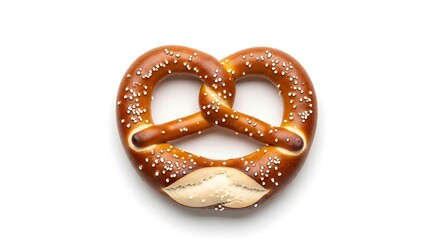
#> input picture Assets/Maps/test_image2.jpg, 440 x 240 px
$ python -i map_generator.py   (imports and definitions only)
#> lines starting #> are read from the running program, lines starting #| are printed output that depends on the picture
import os
import random
import math
from PIL import Image

# MAP_SIZE = 200
MAP_WIDTH = 60
MAP_HEIGHT = 33
WALL = "*"
OPEN = "."
MIN_WALL_PERCENT = 10
MAX_WALL_PERCENT = 60
MIN_OPEN_REGION_PERCENT = 30
TANK1 = 'T'
TANK2 = 'L'

def load_image_as_grayscale(image_path):
    if not os.path.isfile(image_path):
        raise FileNotFoundError("Image not found: " + image_path)

    image = Image.open(image_path)
    grayscale_image = image.convert("L")
    return grayscale_image

def resize_image(grayscale_image, target_width=MAP_WIDTH, target_height=MAP_HEIGHT):
    original_width, original_height = grayscale_image.size

    width_scale = target_width / original_width
    height_scale = target_height / original_height
    scale = min(width_scale, height_scale)

    new_width = max(1, round(original_width * scale))
    new_height = max(1, round(original_height * scale))

    resized = grayscale_image.resize((new_width, new_height), resample=Image.BOX)

    canvas = Image.new("L", (target_width, target_height), color=0)
    x_offset = (target_width - new_width) // 2
    y_offset = (target_height - new_height) // 2
    canvas.paste(resized, (x_offset, y_offset))

    return canvas

def get_pixels(grayscale_image):
    width, height = grayscale_image.size
    pixels = []
    for y in range(height):
        row = []
        for x in range(width):
            value = grayscale_image.getpixel((x, y))
            row.append(value)
        pixels.append(row)
    return pixels

#Otsu method implementation
def find_threshold(pixels):

    counts = [0] * 256
    total_pixels = 0
    for row in pixels:
        for value in row:
            counts[value] += 1
            total_pixels += 1

    overall_brightness_sum = 0
    for brightness in range(256):
        overall_brightness_sum += brightness * counts[brightness]

    best_threshold = 0
    best_score = -1

    dark_count = 0
    dark_brightness_sum = 0

    for threshold in range(256):
        dark_count += counts[threshold]
        dark_brightness_sum += threshold * counts[threshold]
        light_count = total_pixels - dark_count

        if dark_count == 0 or light_count == 0:
            continue

        dark_average = dark_brightness_sum / dark_count
        light_brightness_sum = overall_brightness_sum - dark_brightness_sum
        light_average = light_brightness_sum / light_count

        dark_weight = dark_count / total_pixels
        light_weight = light_count / total_pixels
        difference = dark_average - light_average
        score = dark_weight * light_weight * difference * difference

        if score > best_score:
            best_score = score
            best_threshold = threshold

    return best_threshold

""" Simple implementation
    THRESHOLD = 128   # pixels 0-128 = wall, 129-255 = open """

def pixels_to_map(pixels, threshold):
    char_map = []
    for row in pixels:
        map_row = []
        for value in row:
            if value <= threshold:
                map_row.append(WALL)
            else:
                map_row.append(OPEN)
        char_map.append(map_row)
    return char_map

def count_walls(char_map):
    wall_count = 0
    for row in char_map:
        for cell in row:
            if cell == WALL:
                wall_count += 1
    return wall_count

def get_wall_percentage(char_map):
    total_cells = len(char_map) * len(char_map[0])
    walls = count_walls(char_map)
    return (walls / total_cells) * 100

def find_largest_open_region(char_map):
    rows = len(char_map)
    columns = len(char_map[0])

    visited = []
    for r in range(rows):
        visited.append([False] * columns)

    largest_size = 0

    for r in range(rows):
        for c in range(columns):
            if char_map[r][c] == WALL:
                continue
            if visited[r][c]:
                continue

            region_size = 0
            stack = [(r, c)]
            visited[r][c] = True

            while len(stack) > 0:
                current_row, current_column = stack.pop()
                region_size += 1

                neighbors = [
                    (current_row - 1, current_column),
                    (current_row + 1, current_column),
                    (current_row, current_column - 1),
                    (current_row, current_column + 1),
                ]

                for neighbor_row, nc in neighbors:
                    if neighbor_row < 0 or neighbor_row >= rows:
                        continue
                    if nc < 0 or nc >= columns:
                        continue
                    if char_map[neighbor_row][nc] == WALL:
                        continue
                    if visited[neighbor_row][nc]:
                        continue

                    visited[neighbor_row][nc] = True
                    stack.append((neighbor_row, nc))

            if region_size > largest_size:
                largest_size = region_size

    return largest_size

def check_map_is_valid(char_map):
    wall_percent = get_wall_percentage(char_map)
    total_cells = len(char_map) * len(char_map[0])

    if wall_percent >= 100:
        return False, "Image is entirely dark. map is 100% walls."

    if wall_percent <= 0:
        return False, "Image is entirely light. map has 0% walls."

    if wall_percent < MIN_WALL_PERCENT:
        return False, (
            "Wall percentage is " + str(round(wall_percent, 1)) + "%, "
            "below the minimum of " + str(MIN_WALL_PERCENT) + "%. "
            "The map would be too empty."
        )

    if wall_percent > MAX_WALL_PERCENT:
        return False, (
            "Wall percentage is " + str(round(wall_percent, 1)) + "%, "
            "above the maximum of " + str(MAX_WALL_PERCENT) + "%."
        )

    largest_region = find_largest_open_region(char_map)
    region_pct = (largest_region / total_cells) * 100

    if region_pct < MIN_OPEN_REGION_PERCENT:
        return False, (
            "Largest open region is only " + str(round(region_pct, 1)) + "% "
            "of the map (minimum required: " + str(MIN_OPEN_REGION_PERCENT) + "%)."
        )

    return True, "OK"

def remove_isolated_walls(char_map):
    rows = len(char_map)
    columns = len(char_map[0])

    new_map = []
    for row in char_map:
        new_map.append(row[:])

    for r in range(rows):
        for c in range(columns):
            if char_map[r][c] != WALL:
                continue

            has_wall_neighbor = False

            if r > 0 and char_map[r - 1][c] == WALL:
                has_wall_neighbor = True
            if r < rows - 1 and char_map[r + 1][c] == WALL:
                has_wall_neighbor = True
            if c > 0 and char_map[r][c - 1] == WALL:
                has_wall_neighbor = True
            if c < columns - 1 and char_map[r][c + 1] == WALL:
                has_wall_neighbor = True

            if not has_wall_neighbor:
                new_map[r][c] = OPEN

    return new_map

def add_tank_spawns(char_map):
    rows = len(char_map)
    columns = len(char_map[0])
    open_spots = []

    # Find all open floor coordinates
    for r in range(rows):
        for c in range(columns):
            if char_map[r][c] == OPEN:
                open_spots.append((r, c))

    # if map is too small
    if len(open_spots) < 2:
        return char_map

    # shuffle open spaces to pick on at random
    random.shuffle(open_spots)
    t_row, t_col = open_spots[0]
    char_map[t_row][t_col] = TANK1

    # find a space that is far enough away from the other tank
    min_distance = min(rows, columns) // 3
    l_row, l_col = open_spots[1]

    # calculate the straight line distance between 2 points
    for r, c in open_spots[1:]:
        distance = math.sqrt((r-t_row)**2 + (c - t_col)**2)
        if distance >= min_distance:
            l_row, l_col = r, c
            break

    char_map[l_row][l_col] = TANK2

    return char_map

def write_map_to_file(char_map, output_path):
    output_directory = os.path.dirname(output_path)
    if output_directory:
        os.makedirs(output_directory, exist_ok=True)

    with open(output_path, "w", encoding="utf-8") as f:
        for row in char_map:
            line = ""
            for cell in row:
                line += cell
            f.write(line + "\n")

def generate_map(image_path, output_path):
    # Step 1: Load the image
    try:
        image = load_image_as_grayscale(image_path)
#> in load_image_as_grayscale, image is the input picture: PIL image 440x240 RGB; mean R, G, B 235.2, 221.1, 211.7
#> in load_image_as_grayscale, `grayscale_image = image.convert("L")`:
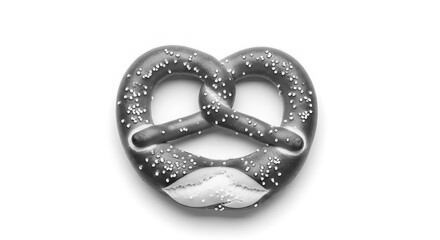
#> grayscale_image: PIL image 440x240 L; min 16, max 255, mean 224.3
    except FileNotFoundError as error:
        return False, str(error)
    except Exception as error:
        return False, "Failed to load image: " + str(error)

    # Step 2: Resize to fit the map grid
    resized = resize_image(image)
#> in resize_image, `resized = grayscale_image.resize((new_width, new_height), resample=Ima..`:
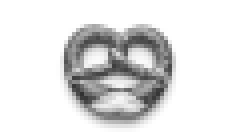
#> resized: PIL image 60x33 L (shown 4 times larger); min 49, max 255, mean 224.2
#> in resize_image, `canvas = Image.new("L", (target_width, target_height), color=0)`: canvas: PIL image 60x33 L; every value is 0

    # Step 3: Get the pixel values as a 2D list
    pixels = get_pixels(resized)
#> after the loop in get_pixels, `for y in range(height):`: pixels = 33 items
#> pixels = 33 items

    # Step 4: Find the best threshold to separate dark and light
    threshold = find_threshold(pixels)
#> the loop in find_threshold, `for row in pixels:` made 33 passes
#> after the loop in find_threshold, `for row in pixels:`: counts = 256 values, max 1274 at index 255, min 0 at index 0, mean 7.73; total_pixels = 1980
#> the loop in find_threshold, `for brightness in range(256):` made 256 passes
#> overall_brightness_sum on passes 1 to 3: 0, 0, 0
#> after the loop in find_threshold, `for brightness in range(256):`: overall_brightness_sum = 443925
#> the loop in find_threshold, `for threshold in range(256):` made 256 passes
#> (dark_count, dark_brightness_sum, light_count, dark_average, light_brightness_sum, light_average, dark_weight, light_weight) on passes 50, 56, 57, 58, 60, 61, 62, 63, 64, 67, 68, 70: (1, 49, 1979, 49, 443876, 224.3, 0.000505, 0.999), (2, 104, 1978, 52, 443821, 224.4, 0.00101, 0.999), (3, 160, 1977, 53.33, 443765, 224.5, 0.00152, 0.998), (4, 217, 1976, 54.25, 443708, 224.5, 0.00202, 0.998), (5, 276, 1975, 55.2, 443649, 224.6, 0.00253, 0.997), (6, 336, 1974, 56, 443589, 224.7, 0.00303, 0.997), (8, 458, 1972, 57.25, 443467, 224.9, 0.00404, 0.996), (9, 520, 1971, 57.78, 443405, 225, 0.00455, 0.995), (10, 583, 1970, 58.3, 443342, 225, 0.00505, 0.995), (11, 649, 1969, 59, 443276, 225.1, 0.00556, 0.994), (14, 850, 1966, 60.71, 443075, 225.4, 0.00707, 0.993), (18, 1126, 1962, 62.56, 442799, 225.7, 0.00909, 0.991)
#> (dark_count, dark_brightness_sum, light_count) on passes 1 to 6: (0, 0, 1980), (0, 0, 1980), (0, 0, 1980), (0, 0, 1980), (0, 0, 1980), (0, 0, 1980)

    # Step 5: Convert pixels to wall/open characters
    char_map = pixels_to_map(pixels, threshold)
#> the loop in pixels_to_map, `for row in pixels:` made 33 passes

    # Step 6: Check if the map is valid as-is
    is_valid, reason = check_map_is_valid(char_map)
#> the loop in count_walls, `for row in char_map:` made 33 passes

    # Step 7: If the problem is too many walls, try cleaning up
    if not is_valid and get_wall_percentage(char_map) > MAX_WALL_PERCENT:
        char_map = remove_isolated_walls(char_map)
        is_valid, reason = check_map_is_valid(char_map)

    # add the tank spawn locations
    char_map = add_tank_spawns(char_map)

    # Step 8: If still not valid, report the error
    if not is_valid:
        return False, reason

    # Step 9: Write the map to the output file
    write_map_to_file(char_map, output_path)
#> the loop in write_map_to_file, `for row in char_map:` made 33 passes
    return True, char_map

>>> result = generate_map('Assets/Maps/test_image2.jpg', 'out.png')

$ run again, on Assets/Maps/test_image3.jpg
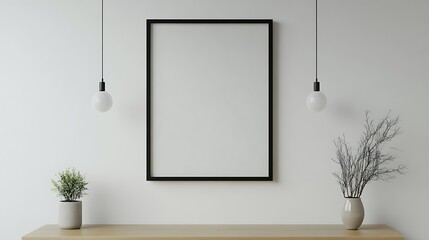
#> input picture Assets/Maps/test_image3.jpg, 429 x 240 px
#> in load_image_as_grayscale, image is the input picture: PIL image 429x240 RGB; mean R, G, B 184.4, 185.4, 181.5
#> in load_image_as_grayscale, `grayscale_image = image.convert("L")`:
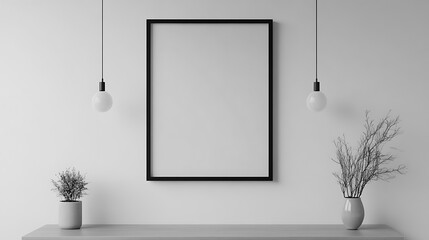
#> grayscale_image: PIL image 429x240 L; min 0, max 236, mean 184.7
#> in resize_image, `canvas.paste(resized, (x_offset, y_offset))`:
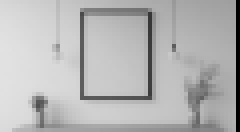
#> canvas: PIL image 60x33 L (shown 4 times larger); min 0, max 226, mean 181.7
#> after the loop in get_pixels, `for y in range(height):`: pixels = 33 items
#> the loop in find_threshold, `for row in pixels:` made 33 passes
#> after the loop in find_threshold, `for row in pixels:`: counts = 256 values, max 45 at index 193, min 0 at index 1, mean 7.73; total_pixels = 1980
#> the loop in find_threshold, `for brightness in range(256):` made 256 passes
#> overall_brightness_sum on passes 1 to 3: 0, 0, 0
#> after the loop in find_threshold, `for brightness in range(256):`: overall_brightness_sum = 359843
#> the loop in find_threshold, `for threshold in range(256):` made 256 passes
#> (dark_count, dark_brightness_sum, light_count, dark_average, light_brightness_sum, light_average, dark_weight, light_weight) on passes 1, 55, 56, 57, 59, 60, 61: (33, 0, 1947, 0, 359843, 184.8, 0.0167, 0.983), (34, 54, 1946, 1.59, 359789, 184.9, 0.0172, 0.983), (37, 219, 1943, 5.92, 359624, 185.1, 0.0187, 0.981), (39, 331, 1941, 8.49, 359512, 185.2, 0.0197, 0.98), (41, 447, 1939, 10.9, 359396, 185.4, 0.0207, 0.979), (42, 506, 1938, 12.05, 359337, 185.4, 0.0212, 0.979), (44, 626, 1936, 14.23, 359217, 185.5, 0.0222, 0.978)
#> the loop in pixels_to_map, `for row in pixels:` made 33 passes
#> the loop in count_walls, `for row in char_map:` made 33 passes
#> the loop in count_walls (call 2), `for row in char_map:` made 33 passes
